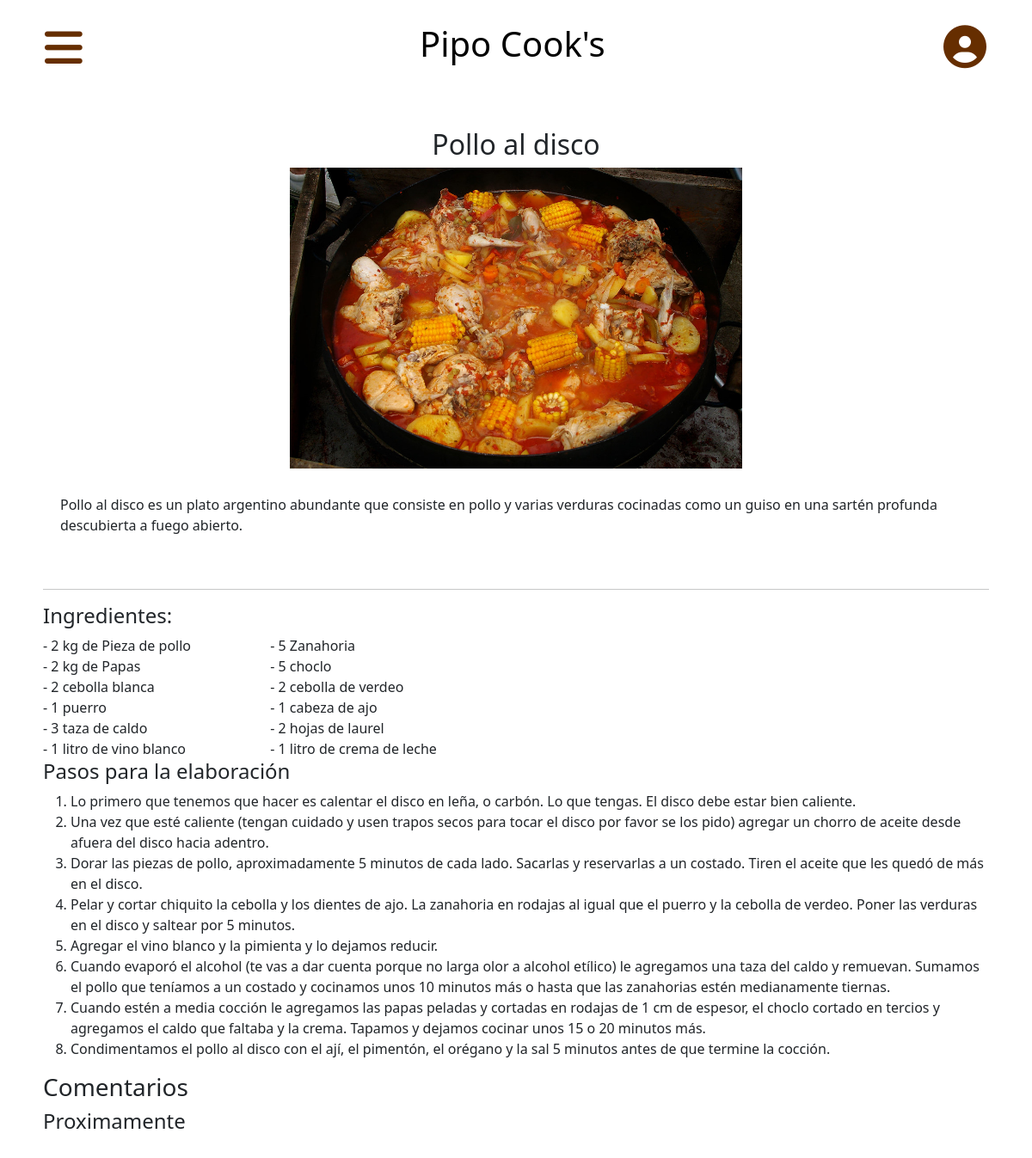
The app's page /pipocooks-PHP/templates/receta.php?idUsuario=1&idReceta=5 with its own data.
### tables this page shows
CREATE TABLE `recetas` (
  `idReceta` int(11) NOT NULL,
  `nombre_receta` varchar(45) NOT NULL,
  `descripcion_receta` varchar(500) NOT NULL,
  `imagen_receta` varchar(100) NOT NULL
);

### pipocooks-PHP/templates/receta.php (the view, shortened to what this page needs)
<?php
$idUsuario = $_REQUEST["idUsuario"];
$idReceta = $_REQUEST["idReceta"];
$dbh = new PDO("mysql:host=$host;dbname=$dbname", $user, $pwd);
$consultaReceta = $dbh->prepare("select * from recetas where idReceta=" . $idReceta);
$consultaReceta->execute();
while($resultadoReceta = $consultaReceta->fetch(PDO::FETCH_ASSOC))
{
    $nombreReceta =  $resultadoReceta['nombre_receta'];
    $descripcionReceta =  $resultadoReceta['descripcion_receta'];
    $imagenReceta = $resultadoReceta['imagen_receta'];
}
$consultaIngredientes = $dbh->prepare("select * from ingredientes where idRecetaFK=" . $idReceta);
$consultaIngredientes->execute();
while($resultadoIngrediente = $consultaIngredientes->fetch(PDO::FETCH_ASSOC))
{
    $nombreIngrediente[] =  trim($resultadoIngrediente['nombre_ingrediente']);
    $cantidadIngrediente[] =  $resultadoIngrediente['cantidad'];
    $medidaIngrediente[] = $resultadoIngrediente['medida'];
}
$consultaPasos = $dbh->prepare("select * from pasos where idRecetaFK=" . $idReceta);
$consultaPasos->execute();
while($resultadoPasos = $consultaPasos->fetch(PDO::FETCH_ASSOC))
{
    $idPasos[] = $resultadoIngrediente['idIngrediente'];
    $descripcionPasos[] =  trim($resultadoPasos['descripcion_pasos']);
}
?>
<!DOCTYPE html>
<html lang="en">
<head>
    <link rel="stylesheet" href="../css/styles-index.css">
    <link rel="stylesheet" href="../css/styles-receta.css">
    <link href="https://cdn.jsdelivr.net/npm/bootstrap@5.1.3/dist/css/bootstrap.min.css" rel="stylesheet">
    <link href="https://cdn.jsdelivr.net/npm/bootstrap@5.2.1/dist/css/bootstrap.min.css" rel="stylesheet">
</head>
<body>
    <header class="header">
        <div class="nav" style="display: flex; justify-content: space-between;">
            <button class="btn btn-primary quitacolor" type="button" data-bs-toggle="offcanvas" data-bs-target="#offcanvasExample" aria-controls="offcanvasExample">
                <i class="fa-solid fa-bars" style="font-size: 50px;"></i>
            </button>
            <a href='../index.php?idUsuario=<?php echo $idUsuario ?>'><h1>Pipo Cook's</h1></a>
            <div class="dropdown">
                <button class="btn" type="button" id="dropdownMenuButton1" data-bs-toggle="dropdown" aria-expanded="false" style="font-size: 50px; text-align: end;"><i class="fa-solid fa-circle-user"></i>
                </button>
            </div>
        </div>
    </header>
    <main class="main espaciado">
        <div class="headerReceta">
            <h2><?php
            echo $nombreReceta; ?></h2>
        </div>
        <div class="receta">
            <img src="../img/<?php echo $imagenReceta; ?>" alt="<?php echo $nombreReceta; ?>" height="350px">
            <p class="descripcion"><?php echo $descripcionReceta; ?></p>
        </div>
        <hr>
        <section class="ingredientes">
            <h4 style="grid-area: ingredientes;">Ingredientes:</h4>
            <?php
            for($i = 0; $i < sizeof($nombreIngrediente); $i++){
                        ?>
            <div>- <?php echo $cantidadIngrediente[$i];
            if($medidaIngrediente[$i] != "unidad"){
                echo " ", $medidaIngrediente[$i], " de ";
                }
                echo " ", $nombreIngrediente[$i];?></div>
            <?php } ?>
        </section>
        <section class="pasos">
            <h4>Pasos para la elaboración</h4>
            <ol style="font-size: 16px;">
            <?php
            for($i = 0; $i < sizeof($idPasos); $i++){
                ?>
                <li><?php echo $descripcionPasos[$i]; ?></li>
                <?php } ?>
            </ol>
        </section>
        <section class="comentarios">
            <h3>Comentarios</h3>
            <h4>Proximamente</h4>
        </section>
    </main>
</body>
</html>

### pipocooks-PHP/css/styles-index.css (style rules this page uses)
* { margin: 0; padding: 0; text-decoration: none; }
body { display: flex; flex-direction: column; height: max-content; }
:root { --color-fuente: hsl(27, 100%, 20%); }
.btn-primary { background-color: white !important; border: none !important; }
.nav { margin: 10px 40px 0 40px; align-items: center; }
.fa-circle-user { color: var(--color-fuente); }
.fa-bars { color: var(--color-fuente); }

### pipocooks-PHP/css/styles-receta.css (style rules this page uses)
* { padding: 0; margin: 0; box-sizing: border-box; }
.espaciado { width: 100%; padding: 50px; margin: auto; }
.receta { display: grid; justify-items: center; }
.descripcion { padding: 30px 20px; }
.ingredientes { display: grid; grid-template-rows: auto auto; grid-template-areas: "ingredientes ingredientes"; width: 50%; }
.nav a { text-decoration: none; color: black; }
.headerReceta { text-align: center; }

### records on screen
recetas: nombre_receta "Pollo al disco", imagen_receta (picture), descripcion_receta "Pollo al disco es un plato argentino abundante que consiste en pollo y varias verduras cocinadas como un guiso en una sartén profunda descubierta a fuego abierto."

### other values on screen
$cantidadIngrediente[$i] "2"
$medidaIngrediente[$i] "kg"
$nombreIngrediente[$i] "Pieza de pollo"
$cantidadIngrediente[$i] "5"
$nombreIngrediente[$i] "Zanahoria"
$nombreIngrediente[$i] "Papas"
$nombreIngrediente[$i] "choclo"
$nombreIngrediente[$i] "cebolla blanca"
$nombreIngrediente[$i] "cebolla de verdeo"
$cantidadIngrediente[$i] "1"
$nombreIngrediente[$i] "puerro"
$nombreIngrediente[$i] "cabeza de ajo"
$cantidadIngrediente[$i] "3"
$medidaIngrediente[$i] "taza"
$nombreIngrediente[$i] "caldo"
